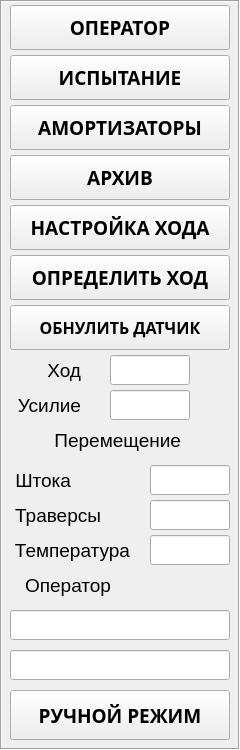
      <widget class="QFrame" name="main_btn_frame">
       <property name="geometry">
        <rect>
         <x>0</x>
         <y>0</y>
         <width>240</width>
         <height>750</height>
        </rect>
       </property>
       <property name="minimumSize">
        <size>
         <width>240</width>
         <height>0</height>
        </size>
       </property>
       <property name="maximumSize">
        <size>
         <width>240</width>
         <height>750</height>
        </size>
       </property>
       <property name="frameShape">
        <enum>QFrame::Box</enum>
       </property>
       <property name="frameShadow">
        <enum>QFrame::Sunken</enum>
       </property>
       <widget class="QPushButton" name="main_operator_btn">
        <property name="geometry">
         <rect>
          <x>10</x>
          <y>5</y>
          <width>220</width>
          <height>45</height>
         </rect>
        </property>
        <property name="minimumSize">
         <size>
          <width>220</width>
          <height>45</height>
         </size>
        </property>
        <property name="maximumSize">
         <size>
          <width>220</width>
          <height>45</height>
         </size>
        </property>
        <property name="font">
         <font>
          <family>Arial Black</family>
          <pointsize>14</pointsize>
          <weight>75</weight>
          <bold>true</bold>
         </font>
        </property>
        <property name="text">
         <string>ОПЕРАТОР</string>
        </property>
       </widget>
       <widget class="QPushButton" name="main_test_btn">
        <property name="geometry">
         <rect>
          <x>10</x>
          <y>55</y>
          <width>220</width>
          <height>45</height>
         </rect>
        </property>
        <property name="minimumSize">
         <size>
          <width>220</width>
          <height>45</height>
         </size>
        </property>
        <property name="maximumSize">
         <size>
          <width>220</width>
          <height>45</height>
         </size>
        </property>
        <property name="font">
         <font>
          <family>Arial Black</family>
          <pointsize>14</pointsize>
          <weight>75</weight>
          <bold>true</bold>
         </font>
        </property>
        <property name="text">
         <string>ИСПЫТАНИЕ</string>
        </property>
       </widget>
       <widget class="QPushButton" name="main_hand_debug_btn">
        <property name="geometry">
         <rect>
          <x>10</x>
          <y>690</y>
          <width>220</width>
          <height>50</height>
         </rect>
        </property>
        <property name="minimumSize">
         <size>
          <width>220</width>
          <height>50</height>
         </size>
        </property>
        <property name="maximumSize">
         <size>
          <width>220</width>
          <height>50</height>
         </size>
        </property>
        <property name="font">
         <font>
          <family>Arial Black</family>
          <pointsize>14</pointsize>
          <weight>75</weight>
          <bold>true</bold>
         </font>
        </property>
        <property name="text">
         <string>РУЧНОЙ РЕЖИМ</string>
        </property>
       </widget>
       <widget class="QPushButton" name="main_archive_btn">
        <property name="geometry">
         <rect>
          <x>10</x>
          <y>155</y>
          <width>220</width>
          <height>45</height>
         </rect>
        </property>
        <property name="minimumSize">
         <size>
          <width>220</width>
          <height>45</height>
         </size>
        </property>
        <property name="maximumSize">
         <size>
          <width>220</width>
          <height>45</height>
         </size>
        </property>
        <property name="font">
         <font>
          <family>Arial Black</family>
          <pointsize>14</pointsize>
          <weight>75</weight>
          <bold>true</bold>
         </font>
        </property>
        <property name="text">
         <string>АРХИВ</string>
        </property>
       </widget>
       <widget class="QPushButton" name="main_amorts_btn">
        <property name="geometry">
         <rect>
          <x>10</x>
          <y>105</y>
          <width>220</width>
          <height>45</height>
         </rect>
        </property>
        <property name="minimumSize">
         <size>
          <width>220</width>
          <height>45</height>
         </size>
        </property>
        <property name="maximumSize">
         <size>
          <width>220</width>
          <height>45</height>
         </size>
        </property>
        <property name="font">
         <font>
          <family>Arial Black</family>
          <pointsize>14</pointsize>
          <weight>75</weight>
          <bold>true</bold>
         </font>
        </property>
        <property name="text">
         <string>АМОРТИЗАТОРЫ</string>
        </property>
       </widget>
       <widget class="QLabel" name="lbl">
        <property name="geometry">
         <rect>
          <x>20</x>
          <y>570</y>
          <width>91</width>
          <height>30</height>
         </rect>
        </property>
        <property name="font">
         <font>
          <family>Arial</family>
          <pointsize>14</pointsize>
         </font>
        </property>
        <property name="text">
         <string>Оператор</string>
        </property>
        <property name="alignment">
         <set>Qt::AlignRight|Qt::AlignTrailing|Qt::AlignVCenter</set>
        </property>
       </widget>
       <widget class="QLabel" name="lbl_2">
        <property name="geometry">
         <rect>
          <x>10</x>
          <y>390</y>
          <width>71</width>
          <height>30</height>
         </rect>
        </property>
        <property name="font">
         <font>
          <family>Arial</family>
          <pointsize>14</pointsize>
         </font>
        </property>
        <property name="text">
         <string>Усилие</string>
        </property>
        <property name="alignment">
         <set>Qt::AlignRight|Qt::AlignTrailing|Qt::AlignVCenter</set>
        </property>
       </widget>
       <widget class="QLabel" name="lbl_3">
        <property name="geometry">
         <rect>
          <x>50</x>
          <y>425</y>
          <width>131</width>
          <height>30</height>
         </rect>
        </property>
        <property name="font">
         <font>
          <family>Arial</family>
          <pointsize>14</pointsize>
         </font>
        </property>
        <property name="text">
         <string>Перемещение</string>
        </property>
        <property name="alignment">
         <set>Qt::AlignRight|Qt::AlignTrailing|Qt::AlignVCenter</set>
        </property>
       </widget>
       <widget class="QLabel" name="lbl_4">
        <property name="geometry">
         <rect>
          <x>10</x>
          <y>465</y>
          <width>61</width>
          <height>30</height>
         </rect>
        </property>
        <property name="font">
         <font>
          <family>Arial</family>
          <pointsize>14</pointsize>
         </font>
        </property>
        <property name="text">
         <string>Штока</string>
        </property>
        <property name="alignment">
         <set>Qt::AlignRight|Qt::AlignTrailing|Qt::AlignVCenter</set>
        </property>
       </widget>
       <widget class="QLabel" name="lbl_6">
        <property name="geometry">
         <rect>
          <x>10</x>
          <y>500</y>
          <width>91</width>
          <height>30</height>
         </rect>
        </property>
        <property name="font">
         <font>
          <family>Arial</family>
          <pointsize>14</pointsize>
         </font>
        </property>
        <property name="text">
         <string>Траверсы</string>
        </property>
        <property name="alignment">
         <set>Qt::AlignRight|Qt::AlignTrailing|Qt::AlignVCenter</set>
        </property>
       </widget>
       <widget class="QLabel" name="lbl_5">
        <property name="geometry">
         <rect>
          <x>10</x>
          <y>535</y>
          <width>120</width>
          <height>30</height>
         </rect>
        </property>
        <property name="font">
         <font>
          <family>Arial</family>
          <pointsize>14</pointsize>
         </font>
        </property>
        <property name="text">
         <string>Температура</string>
        </property>
        <property name="alignment">
         <set>Qt::AlignRight|Qt::AlignTrailing|Qt::AlignVCenter</set>
        </property>
       </widget>
       <widget class="QLineEdit" name="operator_name_le">
        <property name="geometry">
         <rect>
          <x>10</x>
          <y>610</y>
          <width>220</width>
          <height>30</height>
         </rect>
        </property>
        <property name="minimumSize">
         <size>
          <width>220</width>
          <height>30</height>
         </size>
        </property>
        <property name="maximumSize">
         <size>
          <width>220</width>
          <height>30</height>
         </size>
        </property>
        <property name="font">
         <font>
          <family>Arial</family>
          <pointsize>14</pointsize>
         </font>
        </property>
        <property name="text">
         <string/>
        </property>
        <property name="alignment">
         <set>Qt::AlignCenter</set>
        </property>
        <property name="readOnly">
         <bool>true</bool>
        </property>
       </widget>
       <widget class="QLineEdit" name="force_le">
        <property name="geometry">
         <rect>
          <x>110</x>
          <y>390</y>
          <width>80</width>
          <height>30</height>
         </rect>
        </property>
        <property name="minimumSize">
         <size>
          <width>80</width>
          <height>30</height>
         </size>
        </property>
        <property name="maximumSize">
         <size>
          <width>80</width>
          <height>30</height>
         </size>
        </property>
        <property name="font">
         <font>
          <family>Arial</family>
          <pointsize>14</pointsize>
         </font>
        </property>
        <property name="text">
         <string/>
        </property>
        <property name="alignment">
         <set>Qt::AlignCenter</set>
        </property>
        <property name="readOnly">
         <bool>true</bool>
        </property>
       </widget>
       <widget class="QLineEdit" name="move_motor_le">
        <property name="geometry">
         <rect>
          <x>150</x>
          <y>465</y>
          <width>80</width>
          <height>30</height>
         </rect>
        </property>
        <property name="minimumSize">
         <size>
          <width>80</width>
          <height>30</height>
         </size>
        </property>
        <property name="maximumSize">
         <size>
          <width>80</width>
          <height>30</height>
         </size>
        </property>
        <property name="font">
         <font>
          <family>Arial</family>
          <pointsize>14</pointsize>
         </font>
        </property>
        <property name="text">
         <string/>
        </property>
        <property name="alignment">
         <set>Qt::AlignCenter</set>
        </property>
        <property name="readOnly">
         <bool>true</bool>
        </property>
       </widget>
       <widget class="QLineEdit" name="move_traverse_le">
        <property name="geometry">
         <rect>
          <x>150</x>
          <y>500</y>
          <width>80</width>
          <height>30</height>
         </rect>
        </property>
        <property name="minimumSize">
         <size>
          <width>80</width>
          <height>30</height>
         </size>
        </property>
        <property name="maximumSize">
         <size>
          <width>80</width>
          <height>30</height>
         </size>
        </property>
        <property name="font">
         <font>
          <family>Arial</family>
          <pointsize>14</pointsize>
         </font>
        </property>
        <property name="text">
         <string/>
        </property>
        <property name="alignment">
         <set>Qt::AlignCenter</set>
        </property>
        <property name="readOnly">
         <bool>true</bool>
        </property>
       </widget>
       <widget class="QLineEdit" name="temperature_le">
        <property name="geometry">
         <rect>
          <x>150</x>
          <y>535</y>
          <width>80</width>
          <height>30</height>
         </rect>
        </property>
        <property name="minimumSize">
         <size>
          <width>80</width>
          <height>30</height>
         </size>
        </property>
        <property name="maximumSize">
         <size>
          <width>80</width>
          <height>30</height>
         </size>
        </property>
        <property name="font">
         <font>
          <family>Arial</family>
          <pointsize>14</pointsize>
         </font>
        </property>
        <property name="text">
         <string/>
        </property>
        <property name="alignment">
         <set>Qt::AlignCenter</set>
        </property>
        <property name="readOnly">
         <bool>true</bool>
        </property>
       </widget>
       <widget class="QLineEdit" name="operator_rank_le">
        <property name="geometry">
         <rect>
          <x>10</x>
          <y>650</y>
          <width>220</width>
          <height>30</height>
         </rect>
        </property>
        <property name="minimumSize">
         <size>
          <width>220</width>
          <height>30</height>
         </size>
        </property>
        <property name="maximumSize">
         <size>
          <width>220</width>
          <height>30</height>
         </size>
        </property>
        <property name="font">
         <font>
          <family>Arial</family>
          <pointsize>14</pointsize>
         </font>
        </property>
        <property name="text">
         <string/>
        </property>
        <property name="alignment">
         <set>Qt::AlignCenter</set>
        </property>
        <property name="readOnly">
         <bool>true</bool>
        </property>
       </widget>
       <widget class="QPushButton" name="main_search_hod_btn">
        <property name="geometry">
         <rect>
          <x>10</x>
          <y>255</y>
          <width>220</width>
          <height>45</height>
         </rect>
        </property>
        <property name="minimumSize">
         <size>
          <width>220</width>
          <height>45</height>
         </size>
        </property>
        <property name="maximumSize">
         <size>
          <width>220</width>
          <height>45</height>
         </size>
        </property>
        <property name="font">
         <font>
          <family>Arial Black</family>
          <pointsize>14</pointsize>
          <weight>75</weight>
          <bold>true</bold>
         </font>
        </property>
        <property name="text">
         <string>ОПРЕДЕЛИТЬ ХОД</string>
        </property>
       </widget>
       <widget class="QLabel" name="lbl_7">
        <property name="geometry">
         <rect>
          <x>10</x>
          <y>355</y>
          <width>71</width>
          <height>30</height>
         </rect>
        </property>
        <property name="font">
         <font>
          <family>Arial</family>
          <pointsize>14</pointsize>
         </font>
        </property>
        <property name="text">
         <string>Ход</string>
        </property>
        <property name="alignment">
         <set>Qt::AlignRight|Qt::AlignTrailing|Qt::AlignVCenter</set>
        </property>
       </widget>
       <widget class="QLineEdit" name="hod_le">
        <property name="geometry">
         <rect>
          <x>110</x>
          <y>355</y>
          <width>80</width>
          <height>30</height>
         </rect>
        </property>
        <property name="minimumSize">
         <size>
          <width>80</width>
          <height>30</height>
         </size>
        </property>
        <property name="maximumSize">
         <size>
          <width>80</width>
          <height>30</height>
         </size>
        </property>
        <property name="font">
         <font>
          <family>Arial</family>
          <pointsize>14</pointsize>
         </font>
        </property>
        <property name="text">
         <string/>
        </property>
        <property name="alignment">
         <set>Qt::AlignCenter</set>
        </property>
        <property name="readOnly">
         <bool>true</bool>
        </property>
       </widget>
       <widget class="QPushButton" name="main_set_gear_hod_btn">
        <property name="geometry">
         <rect>
          <x>10</x>
          <y>205</y>
          <width>220</width>
          <height>45</height>
         </rect>
        </property>
        <property name="minimumSize">
         <size>
          <width>220</width>
          <height>45</height>
         </size>
        </property>
        <property name="maximumSize">
         <size>
          <width>220</width>
          <height>45</height>
         </size>
        </property>
        <property name="font">
         <font>
          <family>Arial Black</family>
          <pointsize>14</pointsize>
          <weight>75</weight>
          <bold>true</bold>
         </font>
        </property>
        <property name="text">
         <string>НАСТРОЙКА ХОДА</string>
        </property>
       </widget>
       <widget class="QPushButton" name="main_correct_force_btn">
        <property name="geometry">
         <rect>
          <x>10</x>
          <y>305</y>
          <width>220</width>
          <height>45</height>
         </rect>
        </property>
        <property name="minimumSize">
         <size>
          <width>220</width>
          <height>45</height>
         </size>
        </property>
        <property name="maximumSize">
         <size>
          <width>220</width>
          <height>45</height>
         </size>
        </property>
        <property name="font">
         <font>
          <family>Arial Black</family>
          <pointsize>12</pointsize>
          <weight>75</weight>
          <bold>true</bold>
         </font>
        </property>
        <property name="text">
         <string>ОБНУЛИТЬ ДАТЧИК</string>
        </property>
       </widget>
      </widget>
